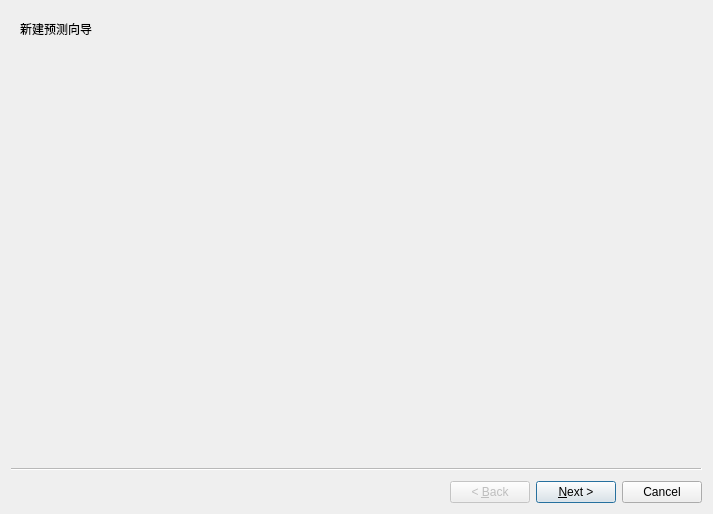
<?xml version="1.0" encoding="UTF-8"?>
<ui version="4.0">
 <class>NewProjectionWizard</class>
 <widget class="QWizard" name="NewProjectionWizard">
  <property name="geometry">
   <rect>
    <x>0</x>
    <y>0</y>
    <width>713</width>
    <height>514</height>
   </rect>
  </property>
  <property name="windowTitle">
   <string>新建预测</string>
  </property>
  <widget class="QWizardPage" name="introPage">
   <layout class="QGridLayout" name="gridLayout">
    <item row="0" column="0">
     <widget class="QLabel" name="label">
      <property name="text">
       <string>新建预测向导</string>
      </property>
     </widget>
    </item>
   </layout>
  </widget>
  <widget class="QWizardPage" name="selectItemToImportPage">
   <layout class="QGridLayout" name="gridLayout_13">
    <item row="0" column="0">
     <layout class="QHBoxLayout" name="horizontalLayout_18" stretch="1,0,2">
      <item>
       <layout class="QVBoxLayout" name="verticalLayout_7">
        <item>
         <widget class="QTableView" name="objectTable_2"/>
        </item>
        <item>
         <layout class="QHBoxLayout" name="horizontalLayout_17">
          <item>
           <spacer name="zhorizontalSpacer_3">
            <property name="orientation">
             <enum>Qt::Horizontal</enum>
            </property>
            <property name="sizeHint" stdset="0">
             <size>
              <width>40</width>
              <height>20</height>
             </size>
            </property>
           </spacer>
          </item>
          <item>
           <widget class="QPushButton" name="addObjectBtn_2">
            <property name="text">
             <string>添加对象</string>
            </property>
           </widget>
          </item>
          <item>
           <widget class="QPushButton" name="removeObjectBtn_2">
            <property name="text">
             <string>移除对象</string>
            </property>
           </widget>
          </item>
          <item>
           <spacer name="zhorizontalSpacer_4">
            <property name="orientation">
             <enum>Qt::Horizontal</enum>
            </property>
            <property name="sizeHint" stdset="0">
             <size>
              <width>40</width>
              <height>20</height>
             </size>
            </property>
           </spacer>
          </item>
         </layout>
        </item>
       </layout>
      </item>
      <item>
       <widget class="Line" name="line_2">
        <property name="orientation">
         <enum>Qt::Vertical</enum>
        </property>
       </widget>
      </item>
      <item>
       <widget class="QWidget" name="selectItemWidget" native="true"/>
      </item>
     </layout>
    </item>
   </layout>
  </widget>
  <widget class="QWizardPage" name="importDataPage">
   <layout class="QGridLayout" name="gridLayout_12">
    <item row="0" column="0">
     <layout class="QHBoxLayout" name="horizontalLayout_16" stretch="1,0,2">
      <item>
       <layout class="QVBoxLayout" name="verticalLayout_6">
        <item>
         <widget class="QTableView" name="objectTable"/>
        </item>
        <item>
         <layout class="QHBoxLayout" name="horizontalLayout">
          <item>
           <spacer name="zhorizontalSpacer">
            <property name="orientation">
             <enum>Qt::Horizontal</enum>
            </property>
            <property name="sizeHint" stdset="0">
             <size>
              <width>40</width>
              <height>20</height>
             </size>
            </property>
           </spacer>
          </item>
          <item>
           <widget class="QPushButton" name="addObjectBtn">
            <property name="text">
             <string>添加对象</string>
            </property>
           </widget>
          </item>
          <item>
           <widget class="QPushButton" name="removeObjectBtn">
            <property name="text">
             <string>移除对象</string>
            </property>
           </widget>
          </item>
          <item>
           <spacer name="zhorizontalSpacer_2">
            <property name="orientation">
             <enum>Qt::Horizontal</enum>
            </property>
            <property name="sizeHint" stdset="0">
             <size>
              <width>40</width>
              <height>20</height>
             </size>
            </property>
           </spacer>
          </item>
         </layout>
        </item>
       </layout>
      </item>
      <item>
       <widget class="Line" name="line">
        <property name="orientation">
         <enum>Qt::Vertical</enum>
        </property>
       </widget>
      </item>
      <item>
       <widget class="QToolBox" name="dataPageBox">
        <property name="styleSheet">
         <string notr="true"/>
        </property>
        <property name="currentIndex">
         <number>5</number>
        </property>
        <widget class="QWidget" name="childPage">
         <property name="geometry">
          <rect>
           <x>0</x>
           <y>0</y>
           <width>319</width>
           <height>132</height>
          </rect>
         </property>
         <property name="styleSheet">
          <string notr="true"/>
         </property>
         <attribute name="label">
          <string>分性别年龄独生子女和非独生子女基础数据</string>
         </attribute>
         <layout class="QGridLayout" name="gridLayout_4">
          <item row="0" column="0">
           <layout class="QHBoxLayout" name="horizontalLayout_2">
            <item>
             <layout class="QVBoxLayout" name="verticalLayout_3">
              <item>
               <spacer name="verticalSpacer">
                <property name="orientation">
                 <enum>Qt::Vertical</enum>
                </property>
                <property name="sizeHint" stdset="0">
                 <size>
                  <width>20</width>
                  <height>40</height>
                 </size>
                </property>
               </spacer>
              </item>
              <item>
               <widget class="QLabel" name="label_3">
                <property name="text">
                 <string>城镇农业人口</string>
                </property>
               </widget>
              </item>
              <item>
               <spacer name="verticalSpacer_3">
                <property name="orientation">
                 <enum>Qt::Vertical</enum>
                </property>
                <property name="sizeHint" stdset="0">
                 <size>
                  <width>20</width>
                  <height>40</height>
                 </size>
                </property>
               </spacer>
              </item>
              <item>
               <widget class="QLabel" name="label_4">
                <property name="text">
                 <string>城镇非农业人口</string>
                </property>
               </widget>
              </item>
              <item>
               <spacer name="verticalSpacer_4">
                <property name="orientation">
                 <enum>Qt::Vertical</enum>
                </property>
                <property name="sizeHint" stdset="0">
                 <size>
                  <width>20</width>
                  <height>40</height>
                 </size>
                </property>
               </spacer>
              </item>
              <item>
               <widget class="QLabel" name="label_5">
                <property name="text">
                 <string>农村农业人口</string>
                </property>
               </widget>
              </item>
              <item>
               <spacer name="verticalSpacer_5">
                <property name="orientation">
                 <enum>Qt::Vertical</enum>
                </property>
                <property name="sizeHint" stdset="0">
                 <size>
                  <width>20</width>
                  <height>40</height>
                 </size>
                </property>
               </spacer>
              </item>
              <item>
               <widget class="QLabel" name="label_6">
                <property name="text">
                 <string>农村非农业人口</string>
                </property>
               </widget>
              </item>
              <item>
               <spacer name="verticalSpacer_2">
                <property name="orientation">
                 <enum>Qt::Vertical</enum>
                </property>
                <property name="sizeHint" stdset="0">
                 <size>
                  <width>20</width>
                  <height>40</height>
                 </size>
                </property>
               </spacer>
              </item>
             </layout>
            </item>
            <item>
             <layout class="QVBoxLayout" name="verticalLayout_2">
              <item>
               <widget class="QLineEdit" name="dataPathLineEdit1_1"/>
              </item>
              <item>
               <widget class="QLineEdit" name="dataPathLineEdit1_2"/>
              </item>
              <item>
               <widget class="QLineEdit" name="dataPathLineEdit1_3"/>
              </item>
              <item>
               <widget class="QLineEdit" name="dataPathLineEdit1_4"/>
              </item>
             </layout>
            </item>
            <item>
             <layout class="QVBoxLayout" name="verticalLayout">
              <item>
               <widget class="QPushButton" name="importButton1_1">
                <property name="text">
                 <string>导入</string>
                </property>
               </widget>
              </item>
              <item>
               <widget class="QPushButton" name="importButton1_2">
                <property name="text">
                 <string>导入</string>
                </property>
               </widget>
              </item>
              <item>
               <widget class="QPushButton" name="importButton1_3">
                <property name="text">
                 <string>导入</string>
                </property>
               </widget>
              </item>
              <item>
               <widget class="QPushButton" name="importButton1_4">
                <property name="text">
                 <string>导入</string>
                </property>
               </widget>
              </item>
             </layout>
            </item>
            <item>
             <layout class="QVBoxLayout" name="verticalLayout_13">
              <item>
               <widget class="QPushButton" name="imputButton1_1">
                <property name="enabled">
                 <bool>false</bool>
                </property>
                <property name="text">
                 <string>录入</string>
                </property>
               </widget>
              </item>
              <item>
               <widget class="QPushButton" name="imputButton1_2">
                <property name="enabled">
                 <bool>false</bool>
                </property>
                <property name="text">
                 <string>录入</string>
                </property>
               </widget>
              </item>
              <item>
               <widget class="QPushButton" name="imputButton1_3">
                <property name="enabled">
                 <bool>false</bool>
                </property>
                <property name="text">
                 <string>录入</string>
                </property>
               </widget>
              </item>
              <item>
               <widget class="QPushButton" name="imputButton1_4">
                <property name="enabled">
                 <bool>false</bool>
                </property>
                <property name="text">
                 <string>录入</string>
                </property>
               </widget>
              </item>
             </layout>
            </item>
           </layout>
          </item>
         </layout>
        </widget>
        <widget class="QWidget" name="page_2">
         <property name="geometry">
          <rect>
           <x>0</x>
           <y>0</y>
           <width>223</width>
           <height>75</height>
          </rect>
         </property>
         <attribute name="label">
          <string>终身政策生育率基础数据</string>
         </attribute>
         <layout class="QGridLayout" name="gridLayout_6">
          <item row="0" column="0">
           <layout class="QGridLayout" name="gridLayout_2">
            <item row="0" column="0">
             <spacer name="verticalSpacer_6">
              <property name="orientation">
               <enum>Qt::Vertical</enum>
              </property>
              <property name="sizeHint" stdset="0">
               <size>
                <width>20</width>
                <height>40</height>
               </size>
              </property>
             </spacer>
            </item>
            <item row="1" column="0">
             <widget class="QLabel" name="label_7">
              <property name="text">
               <string>分政策对象终身政策生育率</string>
              </property>
             </widget>
            </item>
            <item row="2" column="0">
             <layout class="QHBoxLayout" name="horizontalLayout_13">
              <item>
               <widget class="QLineEdit" name="lineEdit_5"/>
              </item>
              <item>
               <widget class="QPushButton" name="pushButton_5">
                <property name="text">
                 <string>导入</string>
                </property>
               </widget>
              </item>
              <item>
               <widget class="QPushButton" name="pushButton_17">
                <property name="enabled">
                 <bool>false</bool>
                </property>
                <property name="text">
                 <string>录入</string>
                </property>
               </widget>
              </item>
             </layout>
            </item>
           </layout>
          </item>
          <item row="1" column="0">
           <spacer name="verticalSpacer_7">
            <property name="orientation">
             <enum>Qt::Vertical</enum>
            </property>
            <property name="sizeHint" stdset="0">
             <size>
              <width>20</width>
              <height>40</height>
             </size>
            </property>
           </spacer>
          </item>
         </layout>
        </widget>
        <widget class="QWidget" name="page_3">
         <property name="geometry">
          <rect>
           <x>0</x>
           <y>0</y>
           <width>248</width>
           <height>167</height>
          </rect>
         </property>
         <attribute name="label">
          <string>生育意愿调查基础数据</string>
         </attribute>
         <layout class="QGridLayout" name="gridLayout_3">
          <item row="0" column="0">
           <layout class="QVBoxLayout" name="verticalLayout_4">
            <item>
             <widget class="QLabel" name="label_8">
              <property name="text">
               <string>&lt;html&gt;&lt;head/&gt;&lt;body&gt;&lt;p&gt;分性别年龄终身生育&lt;span style=&quot;  color:#ff0000;&quot;&gt;数量&lt;/span&gt;意愿调查&lt;/p&gt;&lt;/body&gt;&lt;/html&gt;</string>
              </property>
             </widget>
            </item>
            <item>
             <layout class="QHBoxLayout" name="horizontalLayout_3">
              <item>
               <widget class="QLineEdit" name="lineEdit_6"/>
              </item>
              <item>
               <widget class="QPushButton" name="pushButton_8">
                <property name="text">
                 <string>导入</string>
                </property>
               </widget>
              </item>
              <item>
               <widget class="QPushButton" name="pushButton_20">
                <property name="enabled">
                 <bool>false</bool>
                </property>
                <property name="text">
                 <string>录入</string>
                </property>
               </widget>
              </item>
             </layout>
            </item>
            <item>
             <widget class="QLabel" name="label_9">
              <property name="text">
               <string>&lt;html&gt;&lt;head/&gt;&lt;body&gt;&lt;p&gt;分性别年龄终身生育&lt;span style=&quot; color:#ff0000;&quot;&gt;性别&lt;/span&gt;意愿调查&lt;/p&gt;&lt;/body&gt;&lt;/html&gt;</string>
              </property>
             </widget>
            </item>
            <item>
             <layout class="QHBoxLayout" name="horizontalLayout_4">
              <item>
               <widget class="QLineEdit" name="lineEdit_7"/>
              </item>
              <item>
               <widget class="QPushButton" name="pushButton_27">
                <property name="text">
                 <string>导入</string>
                </property>
               </widget>
              </item>
              <item>
               <widget class="QPushButton" name="pushButton_28">
                <property name="enabled">
                 <bool>false</bool>
                </property>
                <property name="text">
                 <string>录入</string>
                </property>
               </widget>
              </item>
             </layout>
            </item>
            <item>
             <widget class="QLabel" name="label_10">
              <property name="text">
               <string>&lt;html&gt;&lt;head/&gt;&lt;body&gt;&lt;p&gt;分性别年龄堆积妇女生育释放意愿调查数据&lt;/p&gt;&lt;/body&gt;&lt;/html&gt;</string>
              </property>
             </widget>
            </item>
            <item>
             <layout class="QHBoxLayout" name="horizontalLayout_7">
              <item>
               <widget class="QLineEdit" name="lineEdit_8"/>
              </item>
              <item>
               <widget class="QPushButton" name="pushButton_29">
                <property name="text">
                 <string>导入</string>
                </property>
               </widget>
              </item>
              <item>
               <widget class="QPushButton" name="pushButton_30">
                <property name="enabled">
                 <bool>false</bool>
                </property>
                <property name="text">
                 <string>录入</string>
                </property>
               </widget>
              </item>
             </layout>
            </item>
           </layout>
          </item>
         </layout>
        </widget>
        <widget class="QWidget" name="page_4">
         <property name="geometry">
          <rect>
           <x>0</x>
           <y>0</y>
           <width>224</width>
           <height>161</height>
          </rect>
         </property>
         <attribute name="label">
          <string>迁移预测基础数据</string>
         </attribute>
         <layout class="QGridLayout" name="gridLayout_5">
          <item row="0" column="0">
           <layout class="QVBoxLayout" name="verticalLayout_5">
            <item>
             <widget class="QLabel" name="label_11">
              <property name="text">
               <string>近期分年份城乡性别年龄净迁移人口数</string>
              </property>
             </widget>
            </item>
            <item>
             <layout class="QHBoxLayout" name="horizontalLayout_5">
              <item>
               <widget class="QLineEdit" name="lineEdit_9"/>
              </item>
              <item>
               <widget class="QPushButton" name="pushButton_9">
                <property name="text">
                 <string>导入</string>
                </property>
               </widget>
              </item>
              <item>
               <widget class="QPushButton" name="pushButton_31">
                <property name="enabled">
                 <bool>false</bool>
                </property>
                <property name="text">
                 <string>录入</string>
                </property>
               </widget>
              </item>
             </layout>
            </item>
            <item>
             <widget class="QLabel" name="label_12">
              <property name="text">
               <string>近期分年份城乡性别年龄平均人口数</string>
              </property>
             </widget>
            </item>
            <item>
             <layout class="QHBoxLayout" name="horizontalLayout_11">
              <item>
               <widget class="QLineEdit" name="lineEdit_10"/>
              </item>
              <item>
               <widget class="QPushButton" name="pushButton_10">
                <property name="text">
                 <string>导入</string>
                </property>
               </widget>
              </item>
              <item>
               <widget class="QPushButton" name="pushButton_32">
                <property name="enabled">
                 <bool>false</bool>
                </property>
                <property name="text">
                 <string>录入</string>
                </property>
               </widget>
              </item>
             </layout>
            </item>
            <item>
             <widget class="QLabel" name="label_13">
              <property name="text">
               <string>近期分年份城镇化水平</string>
              </property>
             </widget>
            </item>
            <item>
             <layout class="QHBoxLayout" name="horizontalLayout_12">
              <item>
               <widget class="QLineEdit" name="lineEdit_11"/>
              </item>
              <item>
               <widget class="QPushButton" name="pushButton_11">
                <property name="text">
                 <string>导入</string>
                </property>
               </widget>
              </item>
              <item>
               <widget class="QPushButton" name="pushButton_33">
                <property name="enabled">
                 <bool>false</bool>
                </property>
                <property name="text">
                 <string>录入</string>
                </property>
               </widget>
              </item>
             </layout>
            </item>
           </layout>
          </item>
         </layout>
        </widget>
        <widget class="QWidget" name="page_5">
         <property name="geometry">
          <rect>
           <x>0</x>
           <y>0</y>
           <width>223</width>
           <height>165</height>
          </rect>
         </property>
         <attribute name="label">
          <string>预测寿命预测基础数据</string>
         </attribute>
         <layout class="QGridLayout" name="gridLayout_11">
          <item row="0" column="0">
           <layout class="QGridLayout" name="gridLayout_7">
            <item row="0" column="0">
             <widget class="QLabel" name="label_17">
              <property name="text">
               <string>分城乡农非性别预期寿命历史数据</string>
              </property>
             </widget>
            </item>
            <item row="1" column="0">
             <layout class="QHBoxLayout" name="horizontalLayout_6">
              <item>
               <widget class="QLineEdit" name="lineEdit_15"/>
              </item>
              <item>
               <widget class="QPushButton" name="pushButton_34">
                <property name="text">
                 <string>导入</string>
                </property>
               </widget>
              </item>
              <item>
               <widget class="QPushButton" name="pushButton_35">
                <property name="enabled">
                 <bool>false</bool>
                </property>
                <property name="text">
                 <string>录入</string>
                </property>
               </widget>
              </item>
             </layout>
            </item>
            <item row="2" column="0">
             <widget class="QLabel" name="label_21">
              <property name="text">
               <string>&lt;html&gt;&lt;head/&gt;&lt;body&gt;&lt;p&gt;分城乡农非性别年龄&lt;span style=&quot; color:#ff0000;&quot;&gt;年中&lt;/span&gt;人口数&lt;/p&gt;&lt;/body&gt;&lt;/html&gt;</string>
              </property>
             </widget>
            </item>
            <item row="3" column="0">
             <layout class="QHBoxLayout" name="horizontalLayout_14">
              <item>
               <widget class="QLineEdit" name="lineEdit_19"/>
              </item>
              <item>
               <widget class="QPushButton" name="pushButton_36">
                <property name="text">
                 <string>导入</string>
                </property>
               </widget>
              </item>
              <item>
               <widget class="QPushButton" name="pushButton_37">
                <property name="enabled">
                 <bool>false</bool>
                </property>
                <property name="text">
                 <string>录入</string>
                </property>
               </widget>
              </item>
             </layout>
            </item>
            <item row="4" column="0">
             <widget class="QLabel" name="label_22">
              <property name="text">
               <string>&lt;html&gt;&lt;head/&gt;&lt;body&gt;&lt;p&gt;分城乡农非性别年龄&lt;span style=&quot; color:#ff0000;&quot;&gt;死亡&lt;/span&gt;人口数&lt;/p&gt;&lt;/body&gt;&lt;/html&gt;</string>
              </property>
             </widget>
            </item>
            <item row="5" column="0">
             <layout class="QHBoxLayout" name="horizontalLayout_15">
              <item>
               <widget class="QLineEdit" name="lineEdit_20"/>
              </item>
              <item>
               <widget class="QPushButton" name="pushButton_38">
                <property name="text">
                 <string>导入</string>
                </property>
               </widget>
              </item>
              <item>
               <widget class="QPushButton" name="pushButton_39">
                <property name="enabled">
                 <bool>false</bool>
                </property>
                <property name="text">
                 <string>录入</string>
                </property>
               </widget>
              </item>
             </layout>
            </item>
           </layout>
          </item>
         </layout>
        </widget>
        <widget class="QWidget" name="page_6">
         <property name="geometry">
          <rect>
           <x>0</x>
           <y>0</y>
           <width>236</width>
           <height>174</height>
          </rect>
         </property>
         <attribute name="label">
          <string>生育水平现状评估基础数据</string>
         </attribute>
         <layout class="QGridLayout" name="gridLayout_10">
          <item row="0" column="0">
           <layout class="QGridLayout" name="gridLayout_9">
            <item row="0" column="0">
             <widget class="QLabel" name="label_2">
              <property name="text">
               <string>有无实际总和生育率？</string>
              </property>
             </widget>
            </item>
            <item row="1" column="0">
             <widget class="QRadioButton" name="radioButton">
              <property name="text">
               <string>有，请录入</string>
              </property>
             </widget>
            </item>
            <item row="2" column="0">
             <widget class="QLabel" name="label_19">
              <property name="text">
               <string>近期分年份实际综合生育率数据</string>
              </property>
             </widget>
            </item>
            <item row="3" column="0">
             <layout class="QHBoxLayout" name="horizontalLayout_9">
              <item>
               <widget class="QLineEdit" name="lineEdit_17"/>
              </item>
              <item>
               <widget class="QPushButton" name="pushButton_24">
                <property name="enabled">
                 <bool>true</bool>
                </property>
                <property name="text">
                 <string>导入</string>
                </property>
               </widget>
              </item>
              <item>
               <widget class="QPushButton" name="pushButton_23">
                <property name="enabled">
                 <bool>false</bool>
                </property>
                <property name="text">
                 <string>录入</string>
                </property>
               </widget>
              </item>
             </layout>
            </item>
            <item row="4" column="0">
             <widget class="QRadioButton" name="radioButton_2">
              <property name="text">
               <string>无，请录入</string>
              </property>
             </widget>
            </item>
            <item row="5" column="0">
             <widget class="QLabel" name="label_20">
              <property name="text">
               <string>近期分年份出生率、死亡率、迁移率数据</string>
              </property>
             </widget>
            </item>
            <item row="6" column="0">
             <layout class="QHBoxLayout" name="horizontalLayout_10">
              <item>
               <widget class="QLineEdit" name="lineEdit_18"/>
              </item>
              <item>
               <widget class="QPushButton" name="pushButton_26">
                <property name="enabled">
                 <bool>true</bool>
                </property>
                <property name="text">
                 <string>导入</string>
                </property>
               </widget>
              </item>
              <item>
               <widget class="QPushButton" name="pushButton_25">
                <property name="enabled">
                 <bool>false</bool>
                </property>
                <property name="text">
                 <string>录入</string>
                </property>
               </widget>
              </item>
             </layout>
            </item>
           </layout>
          </item>
         </layout>
        </widget>
        <widget class="QWidget" name="page_7">
         <property name="geometry">
          <rect>
           <x>0</x>
           <y>0</y>
           <width>347</width>
           <height>43</height>
          </rect>
         </property>
         <attribute name="label">
          <string>生育模式变动基础数据</string>
         </attribute>
         <layout class="QGridLayout" name="gridLayout_8">
          <item row="0" column="0">
           <layout class="QHBoxLayout" name="horizontalLayout_8">
            <item>
             <widget class="QLabel" name="label_18">
              <property name="text">
               <string>生育模式变动基础数据</string>
              </property>
             </widget>
            </item>
            <item>
             <widget class="QLineEdit" name="lineEdit_16"/>
            </item>
            <item>
             <widget class="QPushButton" name="pushButton_22">
              <property name="enabled">
               <bool>true</bool>
              </property>
              <property name="text">
               <string>导入</string>
              </property>
             </widget>
            </item>
            <item>
             <widget class="QPushButton" name="pushButton_21">
              <property name="enabled">
               <bool>false</bool>
              </property>
              <property name="text">
               <string>录入</string>
              </property>
             </widget>
            </item>
           </layout>
          </item>
         </layout>
        </widget>
       </widget>
      </item>
     </layout>
    </item>
   </layout>
  </widget>
  <widget class="QWizardPage" name="importParaPage"/>
 </widget>
 <resources/>
 <connections/>
</ui>
